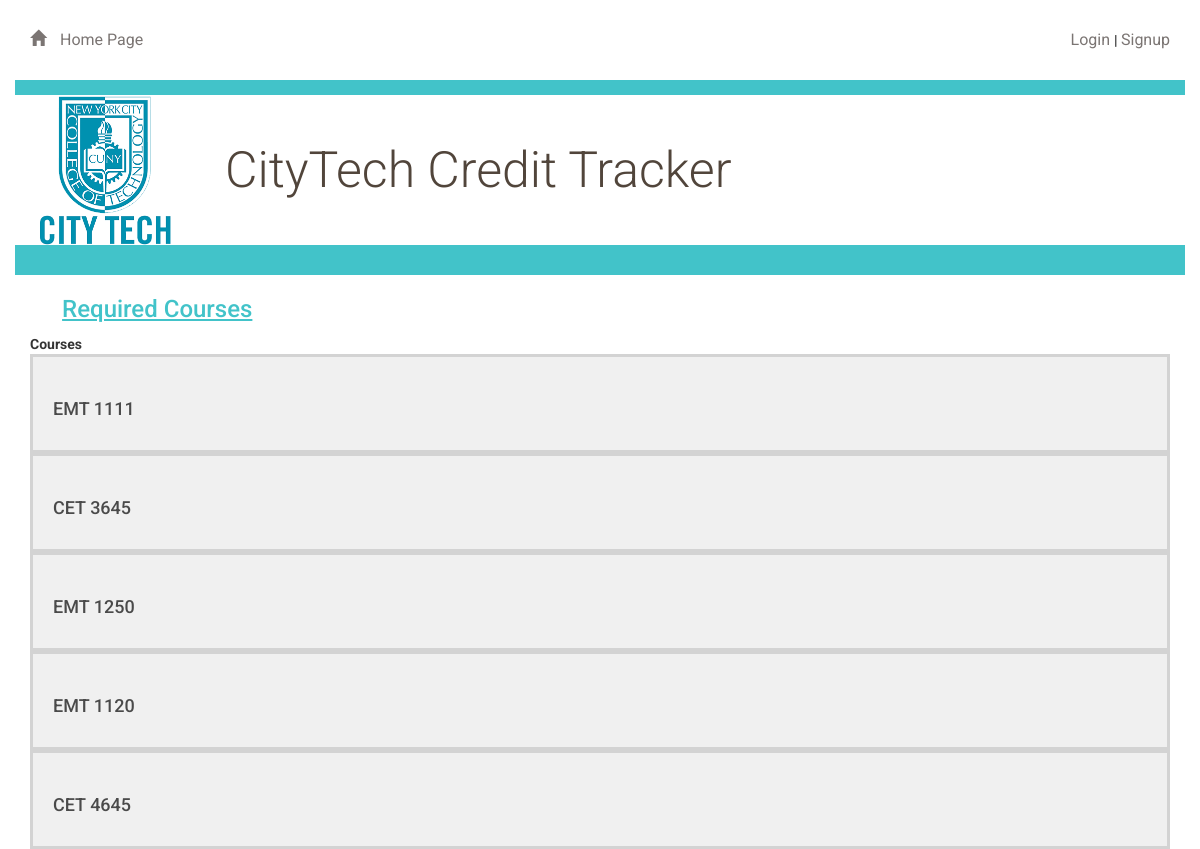
The app's page /courses, older data.
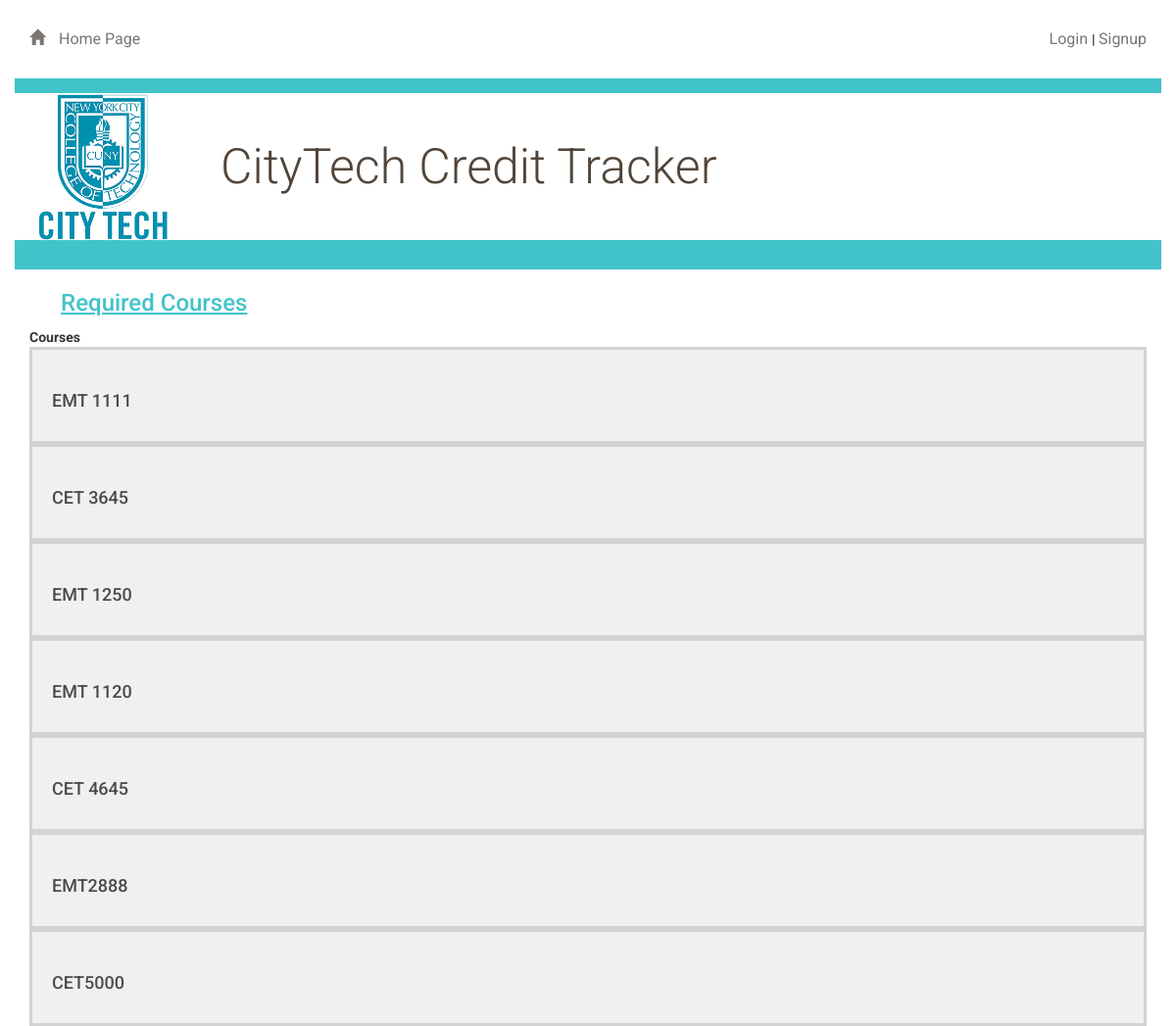
The same page, newer data.
### app/models.py (models this page shows, shortened)
class Courses(db.Model):
    id = db.Column(db.Integer, primary_key=True)
    parent_id = db.Column(db.Integer, db.ForeignKey('courses.id'))
    name = db.Column(db.String(50), nullable=False)
    code = db.Column(db.String(8), nullable=False)
    credits = db.Column(db.Integer, nullable=False)
    dept_id = db.Column(db.Integer, db.ForeignKey('departments.id'))
    progs_id = db.Column(db.Integer, db.ForeignKey('programs.id'))
    prereqs = db.relationship(
        'Courses', secondary=prereq,
        primaryjoin=(prereq.c.course_id == id),
        secondaryjoin=(prereq.c.prereq_id == id),
        backref=db.backref('prereq', lazy='dynamic'), lazy='dynamic')
    coreqs = db.relationship(
        'Courses', secondary=coreq,
        primaryjoin=(coreq.c.course_id == id),
        secondaryjoin=(coreq.c.coreq_id == id),
        backref=db.backref('coreq', lazy='dynamic'), lazy='dynamic')
    children = db.relationship("Courses",
                backref=db.backref('parent', remote_side=[id])
            )

### app/routes.py (the view)
@app.route('/courses')
def courseDashboard():
    courses = Courses.query.all()
    return render_template('course_dashboard.html', courses = courses)

### app/templates/course_dashboard.html (shortened to what this page needs)
{% extends "base.html" %}
{% block content %}
{% include "header.html" %}
	<div class="row divider blue">
		<div class="col-md-12"></div>
	</div>
<section class="col-md-12"> <h2>Required Courses</h2></section>
<div class="">
			Courses
				{% for course in courses %}
					<a href = "{{ url_for('courseDetail', course_id = course.id) }}">
							<div class="movies-list">
									<h3>{{course.name}}</h3>
								</div>
					</a>
				{% endfor %}
	</div>
{% endblock %}

Row changes from the older to the newer data that the page shows:
added Courses: name "EMT2888"
added Courses: name "CET5000"
